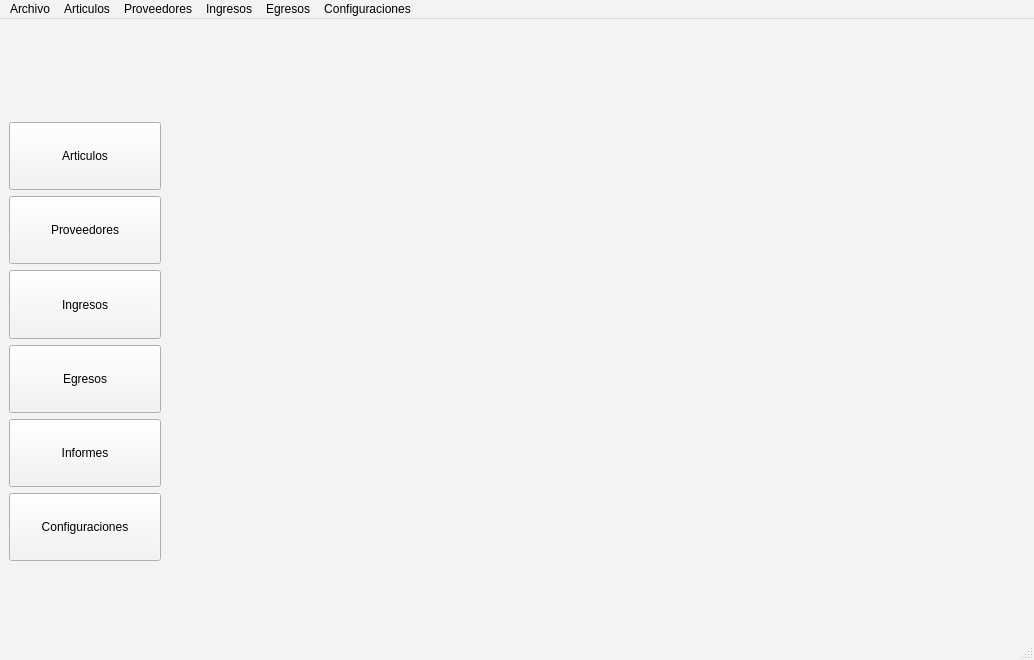
<?xml version="1.0" encoding="UTF-8"?>
<ui version="4.0">
 <class>main</class>
 <widget class="QMainWindow" name="main">
  <property name="geometry">
   <rect>
    <x>0</x>
    <y>0</y>
    <width>1034</width>
    <height>660</height>
   </rect>
  </property>
  <property name="palette">
   <palette>
    <active>
     <colorrole role="WindowText">
      <brush brushstyle="SolidPattern">
       <color alpha="255">
        <red>0</red>
        <green>0</green>
        <blue>0</blue>
       </color>
      </brush>
     </colorrole>
     <colorrole role="Button">
      <brush brushstyle="SolidPattern">
       <color alpha="255">
        <red>242</red>
        <green>243</green>
        <blue>244</blue>
       </color>
      </brush>
     </colorrole>
     <colorrole role="Light">
      <brush brushstyle="SolidPattern">
       <color alpha="255">
        <red>255</red>
        <green>255</green>
        <blue>255</blue>
       </color>
      </brush>
     </colorrole>
     <colorrole role="Midlight">
      <brush brushstyle="SolidPattern">
       <color alpha="255">
        <red>248</red>
        <green>249</green>
        <blue>249</blue>
       </color>
      </brush>
     </colorrole>
     <colorrole role="Dark">
      <brush brushstyle="SolidPattern">
       <color alpha="255">
        <red>121</red>
        <green>121</green>
        <blue>122</blue>
       </color>
      </brush>
     </colorrole>
     <colorrole role="Mid">
      <brush brushstyle="SolidPattern">
       <color alpha="255">
        <red>161</red>
        <green>162</green>
        <blue>163</blue>
       </color>
      </brush>
     </colorrole>
     <colorrole role="Text">
      <brush brushstyle="SolidPattern">
       <color alpha="255">
        <red>0</red>
        <green>0</green>
        <blue>0</blue>
       </color>
      </brush>
     </colorrole>
     <colorrole role="BrightText">
      <brush brushstyle="SolidPattern">
       <color alpha="255">
        <red>255</red>
        <green>255</green>
        <blue>255</blue>
       </color>
      </brush>
     </colorrole>
     <colorrole role="ButtonText">
      <brush brushstyle="SolidPattern">
       <color alpha="255">
        <red>0</red>
        <green>0</green>
        <blue>0</blue>
       </color>
      </brush>
     </colorrole>
     <colorrole role="Base">
      <brush brushstyle="SolidPattern">
       <color alpha="255">
        <red>255</red>
        <green>255</green>
        <blue>255</blue>
       </color>
      </brush>
     </colorrole>
     <colorrole role="Window">
      <brush brushstyle="SolidPattern">
       <color alpha="255">
        <red>242</red>
        <green>243</green>
        <blue>244</blue>
       </color>
      </brush>
     </colorrole>
     <colorrole role="Shadow">
      <brush brushstyle="SolidPattern">
       <color alpha="255">
        <red>0</red>
        <green>0</green>
        <blue>0</blue>
       </color>
      </brush>
     </colorrole>
     <colorrole role="AlternateBase">
      <brush brushstyle="SolidPattern">
       <color alpha="255">
        <red>248</red>
        <green>249</green>
        <blue>249</blue>
       </color>
      </brush>
     </colorrole>
     <colorrole role="ToolTipBase">
      <brush brushstyle="SolidPattern">
       <color alpha="255">
        <red>255</red>
        <green>255</green>
        <blue>220</blue>
       </color>
      </brush>
     </colorrole>
     <colorrole role="ToolTipText">
      <brush brushstyle="SolidPattern">
       <color alpha="255">
        <red>0</red>
        <green>0</green>
        <blue>0</blue>
       </color>
      </brush>
     </colorrole>
    </active>
    <inactive>
     <colorrole role="WindowText">
      <brush brushstyle="SolidPattern">
       <color alpha="255">
        <red>0</red>
        <green>0</green>
        <blue>0</blue>
       </color>
      </brush>
     </colorrole>
     <colorrole role="Button">
      <brush brushstyle="SolidPattern">
       <color alpha="255">
        <red>242</red>
        <green>243</green>
        <blue>244</blue>
       </color>
      </brush>
     </colorrole>
     <colorrole role="Light">
      <brush brushstyle="SolidPattern">
       <color alpha="255">
        <red>255</red>
        <green>255</green>
        <blue>255</blue>
       </color>
      </brush>
     </colorrole>
     <colorrole role="Midlight">
      <brush brushstyle="SolidPattern">
       <color alpha="255">
        <red>248</red>
        <green>249</green>
        <blue>249</blue>
       </color>
      </brush>
     </colorrole>
     <colorrole role="Dark">
      <brush brushstyle="SolidPattern">
       <color alpha="255">
        <red>121</red>
        <green>121</green>
        <blue>122</blue>
       </color>
      </brush>
     </colorrole>
     <colorrole role="Mid">
      <brush brushstyle="SolidPattern">
       <color alpha="255">
        <red>161</red>
        <green>162</green>
        <blue>163</blue>
       </color>
      </brush>
     </colorrole>
     <colorrole role="Text">
      <brush brushstyle="SolidPattern">
       <color alpha="255">
        <red>0</red>
        <green>0</green>
        <blue>0</blue>
       </color>
      </brush>
     </colorrole>
     <colorrole role="BrightText">
      <brush brushstyle="SolidPattern">
       <color alpha="255">
        <red>255</red>
        <green>255</green>
        <blue>255</blue>
       </color>
      </brush>
     </colorrole>
     <colorrole role="ButtonText">
      <brush brushstyle="SolidPattern">
       <color alpha="255">
        <red>0</red>
        <green>0</green>
        <blue>0</blue>
       </color>
      </brush>
     </colorrole>
     <colorrole role="Base">
      <brush brushstyle="SolidPattern">
       <color alpha="255">
        <red>255</red>
        <green>255</green>
        <blue>255</blue>
       </color>
      </brush>
     </colorrole>
     <colorrole role="Window">
      <brush brushstyle="SolidPattern">
       <color alpha="255">
        <red>242</red>
        <green>243</green>
        <blue>244</blue>
       </color>
      </brush>
     </colorrole>
     <colorrole role="Shadow">
      <brush brushstyle="SolidPattern">
       <color alpha="255">
        <red>0</red>
        <green>0</green>
        <blue>0</blue>
       </color>
      </brush>
     </colorrole>
     <colorrole role="AlternateBase">
      <brush brushstyle="SolidPattern">
       <color alpha="255">
        <red>248</red>
        <green>249</green>
        <blue>249</blue>
       </color>
      </brush>
     </colorrole>
     <colorrole role="ToolTipBase">
      <brush brushstyle="SolidPattern">
       <color alpha="255">
        <red>255</red>
        <green>255</green>
        <blue>220</blue>
       </color>
      </brush>
     </colorrole>
     <colorrole role="ToolTipText">
      <brush brushstyle="SolidPattern">
       <color alpha="255">
        <red>0</red>
        <green>0</green>
        <blue>0</blue>
       </color>
      </brush>
     </colorrole>
    </inactive>
    <disabled>
     <colorrole role="WindowText">
      <brush brushstyle="SolidPattern">
       <color alpha="255">
        <red>121</red>
        <green>121</green>
        <blue>122</blue>
       </color>
      </brush>
     </colorrole>
     <colorrole role="Button">
      <brush brushstyle="SolidPattern">
       <color alpha="255">
        <red>242</red>
        <green>243</green>
        <blue>244</blue>
       </color>
      </brush>
     </colorrole>
     <colorrole role="Light">
      <brush brushstyle="SolidPattern">
       <color alpha="255">
        <red>255</red>
        <green>255</green>
        <blue>255</blue>
       </color>
      </brush>
     </colorrole>
     <colorrole role="Midlight">
      <brush brushstyle="SolidPattern">
       <color alpha="255">
        <red>248</red>
        <green>249</green>
        <blue>249</blue>
       </color>
      </brush>
     </colorrole>
     <colorrole role="Dark">
      <brush brushstyle="SolidPattern">
       <color alpha="255">
        <red>121</red>
        <green>121</green>
        <blue>122</blue>
       </color>
      </brush>
     </colorrole>
     <colorrole role="Mid">
      <brush brushstyle="SolidPattern">
       <color alpha="255">
        <red>161</red>
        <green>162</green>
        <blue>163</blue>
       </color>
      </brush>
     </colorrole>
     <colorrole role="Text">
      <brush brushstyle="SolidPattern">
       <color alpha="255">
        <red>121</red>
        <green>121</green>
        <blue>122</blue>
       </color>
      </brush>
     </colorrole>
     <colorrole role="BrightText">
      <brush brushstyle="SolidPattern">
       <color alpha="255">
        <red>255</red>
        <green>255</green>
        <blue>255</blue>
       </color>
      </brush>
     </colorrole>
     <colorrole role="ButtonText">
      <brush brushstyle="SolidPattern">
       <color alpha="255">
        <red>121</red>
        <green>121</green>
        <blue>122</blue>
       </color>
      </brush>
     </colorrole>
     <colorrole role="Base">
      <brush brushstyle="SolidPattern">
       <color alpha="255">
        <red>242</red>
        <green>243</green>
        <blue>244</blue>
       </color>
      </brush>
     </colorrole>
     <colorrole role="Window">
      <brush brushstyle="SolidPattern">
       <color alpha="255">
        <red>242</red>
        <green>243</green>
        <blue>244</blue>
       </color>
      </brush>
     </colorrole>
     <colorrole role="Shadow">
      <brush brushstyle="SolidPattern">
       <color alpha="255">
        <red>0</red>
        <green>0</green>
        <blue>0</blue>
       </color>
      </brush>
     </colorrole>
     <colorrole role="AlternateBase">
      <brush brushstyle="SolidPattern">
       <color alpha="255">
        <red>242</red>
        <green>243</green>
        <blue>244</blue>
       </color>
      </brush>
     </colorrole>
     <colorrole role="ToolTipBase">
      <brush brushstyle="SolidPattern">
       <color alpha="255">
        <red>255</red>
        <green>255</green>
        <blue>220</blue>
       </color>
      </brush>
     </colorrole>
     <colorrole role="ToolTipText">
      <brush brushstyle="SolidPattern">
       <color alpha="255">
        <red>0</red>
        <green>0</green>
        <blue>0</blue>
       </color>
      </brush>
     </colorrole>
    </disabled>
   </palette>
  </property>
  <property name="windowTitle">
   <string>Menu Principal</string>
  </property>
  <widget class="QWidget" name="centralwidget">
   <layout class="QGridLayout" name="gridLayout">
    <item row="0" column="0">
     <layout class="QGridLayout" name="gridLayout_2" columnstretch="15,85">
      <item row="4" column="0">
       <widget class="QPushButton" name="btn_main_ingresos">
        <property name="sizePolicy">
         <sizepolicy hsizetype="Expanding" vsizetype="Expanding">
          <horstretch>0</horstretch>
          <verstretch>0</verstretch>
         </sizepolicy>
        </property>
        <property name="text">
         <string>Ingresos</string>
        </property>
       </widget>
      </item>
      <item row="0" column="0">
       <widget class="QLabel" name="label_logo">
        <property name="sizePolicy">
         <sizepolicy hsizetype="Expanding" vsizetype="Expanding">
          <horstretch>0</horstretch>
          <verstretch>0</verstretch>
         </sizepolicy>
        </property>
        <property name="text">
         <string/>
        </property>
        <property name="pixmap">
         <pixmap>ico/corupel.jpg</pixmap>
        </property>
        <property name="scaledContents">
         <bool>true</bool>
        </property>
       </widget>
      </item>
      <item row="7" column="0">
       <widget class="QPushButton" name="btn_main_configuracion">
        <property name="sizePolicy">
         <sizepolicy hsizetype="Expanding" vsizetype="Expanding">
          <horstretch>0</horstretch>
          <verstretch>0</verstretch>
         </sizepolicy>
        </property>
        <property name="styleSheet">
         <string notr="true"/>
        </property>
        <property name="text">
         <string>Configuraciones</string>
        </property>
       </widget>
      </item>
      <item row="0" column="1" rowspan="8">
       <widget class="QStackedWidget" name="contenido">
        <property name="styleSheet">
         <string notr="true"/>
        </property>
        <property name="currentIndex">
         <number>1</number>
        </property>
        <widget class="QWidget" name="page"/>
        <widget class="QWidget" name="page_2"/>
       </widget>
      </item>
      <item row="2" column="0">
       <widget class="QPushButton" name="btn_main_articulos">
        <property name="sizePolicy">
         <sizepolicy hsizetype="Expanding" vsizetype="Expanding">
          <horstretch>0</horstretch>
          <verstretch>0</verstretch>
         </sizepolicy>
        </property>
        <property name="text">
         <string>Articulos</string>
        </property>
       </widget>
      </item>
      <item row="5" column="0">
       <widget class="QPushButton" name="btn_main_egresos">
        <property name="sizePolicy">
         <sizepolicy hsizetype="Expanding" vsizetype="Expanding">
          <horstretch>0</horstretch>
          <verstretch>0</verstretch>
         </sizepolicy>
        </property>
        <property name="text">
         <string>Egresos</string>
        </property>
       </widget>
      </item>
      <item row="6" column="0">
       <widget class="QPushButton" name="btn_main_informes">
        <property name="sizePolicy">
         <sizepolicy hsizetype="Expanding" vsizetype="Expanding">
          <horstretch>0</horstretch>
          <verstretch>0</verstretch>
         </sizepolicy>
        </property>
        <property name="text">
         <string>Informes</string>
        </property>
       </widget>
      </item>
      <item row="3" column="0">
       <widget class="QPushButton" name="btn_main_proveedores">
        <property name="sizePolicy">
         <sizepolicy hsizetype="Expanding" vsizetype="Expanding">
          <horstretch>0</horstretch>
          <verstretch>0</verstretch>
         </sizepolicy>
        </property>
        <property name="text">
         <string>Proveedores</string>
        </property>
       </widget>
      </item>
      <item row="1" column="0">
       <spacer name="horizontalSpacer">
        <property name="orientation">
         <enum>Qt::Horizontal</enum>
        </property>
        <property name="sizeHint" stdset="0">
         <size>
          <width>40</width>
          <height>20</height>
         </size>
        </property>
       </spacer>
      </item>
      <item row="8" column="0">
       <spacer name="verticalSpacer">
        <property name="orientation">
         <enum>Qt::Vertical</enum>
        </property>
        <property name="sizeHint" stdset="0">
         <size>
          <width>20</width>
          <height>40</height>
         </size>
        </property>
       </spacer>
      </item>
     </layout>
    </item>
   </layout>
  </widget>
  <widget class="QMenuBar" name="menubar">
   <property name="geometry">
    <rect>
     <x>0</x>
     <y>0</y>
     <width>1034</width>
     <height>21</height>
    </rect>
   </property>
   <widget class="QMenu" name="menuArchivo">
    <property name="title">
     <string>Archivo</string>
    </property>
    <addaction name="actionABM_Operarios"/>
    <addaction name="actionResolucion"/>
    <addaction name="actionConfig_Impresoras"/>
   </widget>
   <widget class="QMenu" name="menuArticulos">
    <property name="title">
     <string>Articulos</string>
    </property>
    <addaction name="actionBuscar"/>
    <addaction name="actionListado_de_Articulos"/>
    <addaction name="actionIngreso_Nuevo"/>
   </widget>
   <widget class="QMenu" name="menuProveedores">
    <property name="title">
     <string>Proveedores</string>
    </property>
    <addaction name="actionBuscar_2"/>
    <addaction name="actionIngreso_Nuevo_2"/>
    <addaction name="actionIngreso_Nuevo_3"/>
   </widget>
   <widget class="QMenu" name="menuIngresos">
    <property name="title">
     <string>Ingresos</string>
    </property>
    <addaction name="actionIngreso_de_Articulos"/>
   </widget>
   <widget class="QMenu" name="menuEgresos">
    <property name="title">
     <string>Egresos</string>
    </property>
    <addaction name="actionEgreso_de_Articulos"/>
   </widget>
   <widget class="QMenu" name="menuConfiguraciones">
    <property name="title">
     <string>Configuraciones</string>
    </property>
    <addaction name="actionAtajos_del_Teclado"/>
   </widget>
   <addaction name="menuArchivo"/>
   <addaction name="menuArticulos"/>
   <addaction name="menuProveedores"/>
   <addaction name="menuIngresos"/>
   <addaction name="menuEgresos"/>
   <addaction name="menuConfiguraciones"/>
  </widget>
  <widget class="QStatusBar" name="statusbar"/>
  <action name="actionBuscar">
   <property name="text">
    <string>Buscar...</string>
   </property>
  </action>
  <action name="actionListado_de_Articulos">
   <property name="text">
    <string>Listado de Articulos</string>
   </property>
  </action>
  <action name="actionIngreso_Nuevo">
   <property name="text">
    <string>Ingreso Nuevo</string>
   </property>
  </action>
  <action name="actionBuscar_2">
   <property name="text">
    <string>Buscar...</string>
   </property>
  </action>
  <action name="actionIngreso_Nuevo_2">
   <property name="text">
    <string>Listado de Proveedores</string>
   </property>
  </action>
  <action name="actionIngreso_Nuevo_3">
   <property name="text">
    <string>Ingreso Nuevo</string>
   </property>
  </action>
  <action name="actionIngreso_de_Articulos">
   <property name="text">
    <string>Ingreso de Articulos</string>
   </property>
  </action>
  <action name="actionEgreso_de_Articulos">
   <property name="text">
    <string>Egreso de Articulos</string>
   </property>
  </action>
  <action name="actionAtajos_del_Teclado">
   <property name="text">
    <string>Atajos del Teclado</string>
   </property>
  </action>
  <action name="actionABM_Operarios">
   <property name="text">
    <string>ABM Operarios</string>
   </property>
  </action>
  <action name="actionResolucion">
   <property name="text">
    <string>Resolucion</string>
   </property>
  </action>
  <action name="actionConfig_Impresoras">
   <property name="text">
    <string>Config. Impresoras</string>
   </property>
  </action>
 </widget>
 <resources/>
 <connections/>
</ui>
